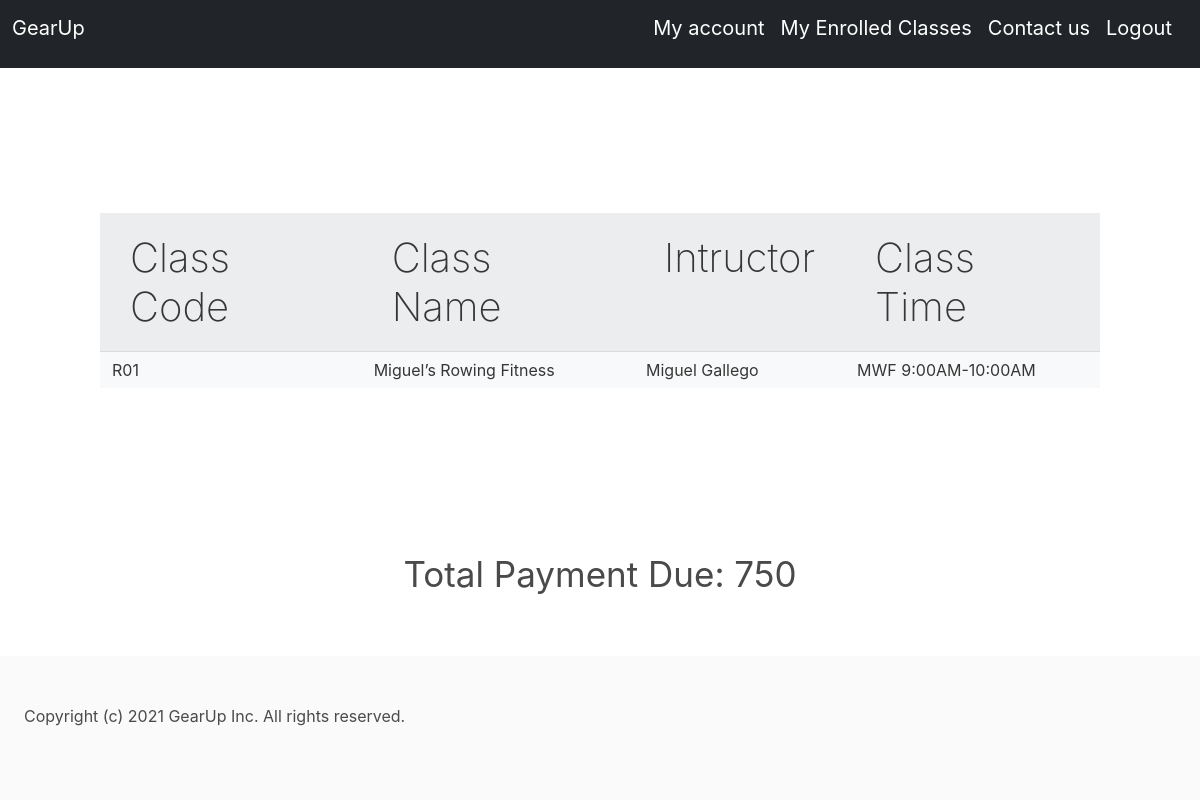
Page /enrolledclasses (signed in) on the committed database.
### app.py (models this page shows)
class Classes(db.Model):
    id = db.Column(db.Integer, primary_key=True)
    class_code = db.Column(db.String(10), unique=True)
    class_category = db.Column(db.String(50))
    class_name = db.Column(db.String(50))
    instructor = db.Column(db.String(50))
    class_time = db.Column(db.String(50))
    price = db.Column(db.Integer)
    slots_available = db.Column(db.Integer)

### app.py (the view)
@app.route("/enrolledclasses", methods=["GET", "POST"])
@login_required
def user_enrolled():
    enrolled_classes = current_user.enrolled
    payment_total = 0
    if not enrolled_classes:
        flash("No Classes Enrolled!")
    else:
        for classs in enrolled_classes:
            payment_total += int(classs.price)
    return render_template("userenrolled.html", enrolled_classes=enrolled_classes, payment_total=payment_total)

### app.py (called while the page is built)
@login_manager.user_loader
def load_user(user_id):
    return Users.query.get(int(user_id))

### templates/userenrolled.html (shortened to what this page needs)
<html>
{% include "header1.html" %}
{% block content %}
<div class="tablebg">
<table class="table table-light table-striped", style="width:1000px">
    <tr>
        <th scope="col">Class Code</th>
        <th scope="col">Class Name</th>
        <th scope="col">Intructor</th>
        <th scope="col">Class Time</th>
    </tr>
    {% for class in enrolled_classes %}
    <tr>
        <td>{{ class.class_code }}</td>
        <td>{{ class.class_name }}</td>
        <td>{{ class.instructor }}</td>
        <td>{{ class.class_time }}</td>
    </tr>
    {% endfor %}
</table>
</div>
<div class="total">
     Total Payment Due: {{ payment_total }}
</div>
{% include "footer.html" %}
{% endblock %}
</html>

### static/styles/styles.css (style rules this page uses)
* { margin: 0; padding: 0; }
.tablebg { background-color: white; color: black; position: relative; height: 60vh; align-items: center; justify-content: center; display: flex; background-size: 100%; }
h1, h2, h3, h4, th { font-size: 40px; font-weight: 200; }
.total { text-align: center; font-size: 35px; }

### rows in the picture
Classes: class_code "R01", class_name "Miguel’s Rowing Fitness", instructor "Miguel Gallego", class_time "MWF 9:00AM-10:00AM"

### other values in the picture
{{ payment_total }} "750"
